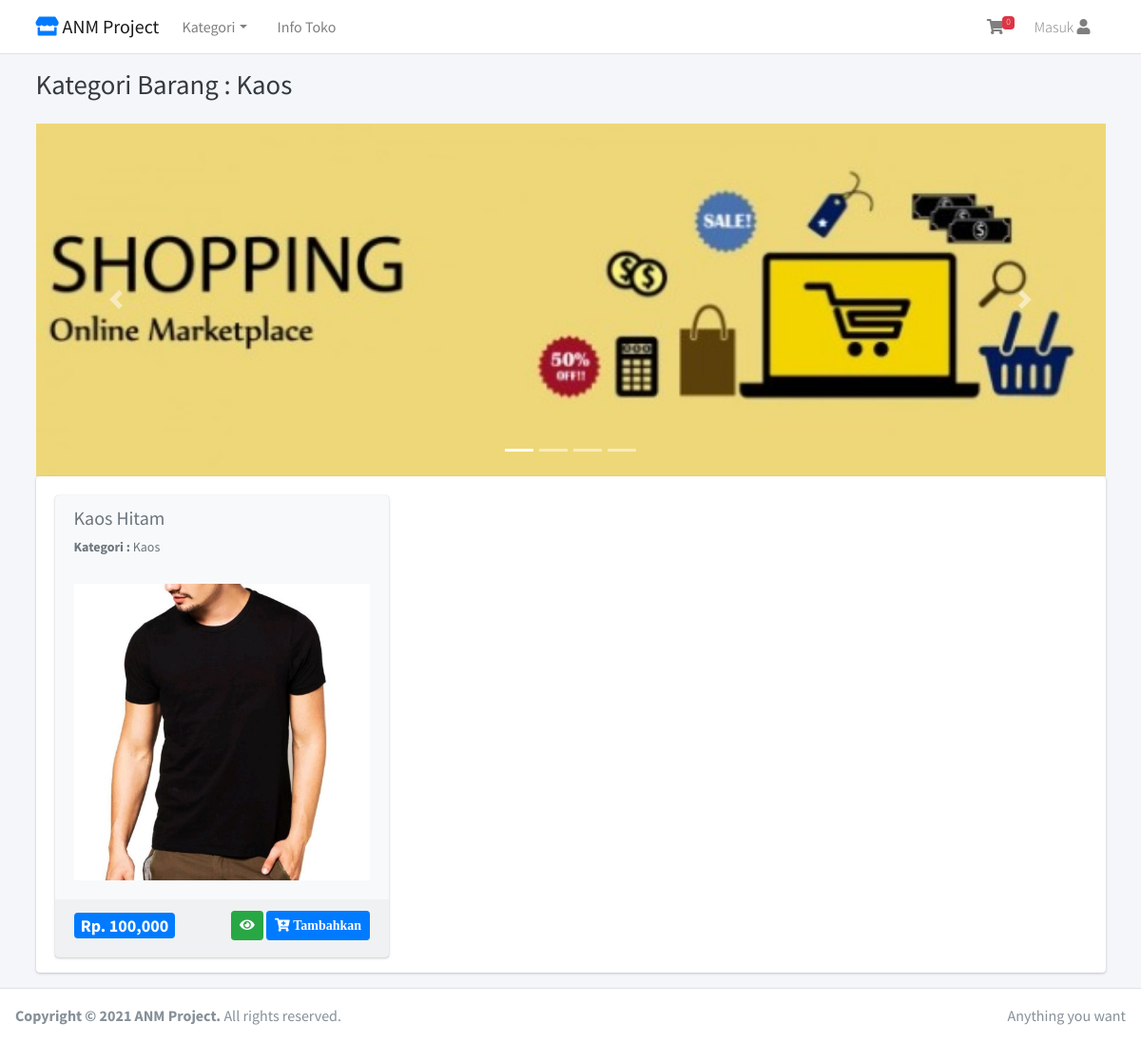
The page /home/kategori/11 on the database its author committed.
### tables this page shows
CREATE TABLE IF NOT EXISTS `tbl_barang` (
  `id_barang` int(11) NOT NULL AUTO_INCREMENT,
  `nama_barang` varchar(255) DEFAULT NULL,
  `id_kategori` int(11) DEFAULT NULL,
  `harga` int(11) DEFAULT NULL,
  `deskripsi` mediumtext,
  `gambar` text,
  `berat` int(11) NOT NULL,
  PRIMARY KEY (`id_barang`) USING BTREE
);

CREATE TABLE IF NOT EXISTS `tbl_kategori` (
  `id_kategori` int(11) NOT NULL AUTO_INCREMENT,
  `nama_kategori` varchar(50) DEFAULT NULL,
  PRIMARY KEY (`id_kategori`) USING BTREE
);

### application/views/layout/v_wrapper_frontend.php (called while the page is built)
<?php
require_once('v_head.php');
require_once('v_header_frontend.php');
require_once('v_nav_frontend.php');
require_once('v_content.php');
require_once('v_footer_frontend.php');

### application/controllers/Home.php (called while the page is built, shortened)
<?php
class Home extends CI_Controller
{
	public function __construct()
	{
		$this->load->model('m_home');
	}
	public function kategori($id_kategori)
	{
		$kategori = $this->m_home->kategori($id_kategori);
		$data = array(
			'title' => 'Kategori Barang : ' . $kategori->nama_kategori,
			'barang' => $this->m_home->get_all_data_barang($id_kategori),
			'isi' => 'v_kategori_barang',
		);
		$this->load->view('layout/v_wrapper_frontend', $data, FALSE);
	}
}

### index.php (called while the page is built, shortened)
<?php
require_once BASEPATH.'core/CodeIgniter.php';

### application/views/layout/v_content.php (called while the page is built)
<?php
if ($isi) {
	$this->load->view($isi);
}

### application/models/M_home.php (called while the page is built, shortened)
<?php
class M_home extends CI_Model
{
	public function get_all_data_kategori()
	{
		$this->db->select('*');
		$this->db->from('tbl_kategori');
		$this->db->order_by('id_kategori', 'desc');
		return $this->db->get()->result();
	}
	public function kategori($id_kategori)
	{
		$this->db->select('*');
		$this->db->from('tbl_kategori');
		$this->db->where('id_kategori', $id_kategori);
		return $this->db->get()->row();
	}
	public function get_all_data_barang($id_kategori)
	{
		$this->db->select('*');
		$this->db->from('tbl_barang');
		$this->db->join('tbl_kategori', 'tbl_kategori.id_kategori = tbl_barang.id_kategori', 'left');
		$this->db->where('tbl_barang.id_kategori', $id_kategori);
		return $this->db->get()->result();
	}
}

### application/views/layout/v_nav_frontend.php (the view, shortened to what this page needs)
<nav class="main-header navbar navbar-expand-md navbar-light navbar-white">
	<div class="container">
		<a href="<?= base_url() ?>" class="navbar-brand">
			<i class="fas fa-store text-primary"></i>
			<span class="brand-text font-weight-light"><b> ANM Project</b></span>
		</a>
		<div class="collapse navbar-collapse order-3" id="navbarCollapse">
			<ul class="navbar-nav">
				<li class="nav-item dropdown">
					<a id="dropdownSubMenu1" href="#" data-toggle="dropdown" aria-haspopup="true" aria-expanded="false" class="nav-link dropdown-toggle">Kategori</a>
				</li>
				<li class="nav-item">
					<a href="<?= base_url('home/infotoko') ?>" class="nav-link">Info Toko</a>
				</li>
			</ul>
		</div>
		<ul class="order-1 order-md-3 navbar-nav navbar-no-expand ml-auto">
			<?php
			$jml_item = 0;
			?>
			<li class="nav-item dropdown">
				<a class="nav-link" data-toggle="dropdown" href="#">
					<i class="fas fa-shopping-cart"></i>
					<span class="badge badge-danger navbar-badge"><?= $jml_item ?></span>
				</a>
			</li>
				<li class="nav-item">
				<?php if ($this->session->userdata('email') == "") { ?>
					<a class="nav-link" href="<?= base_url('pelanggan/login') ?>">
						<span class="brand-text font-weight-light">Masuk</span>
						<i class="fas fa-user"></i>
					</a>
				<?php } ?>
			</li>
		</ul>
	</div>
</nav>
<div class="content-wrapper">
	<div class="content-header">
		<div class="container">
			<div class="row mb-2">
				<div class="col-sm-6">
					<h1 class="m-0 text-dark"> <?= $title ?></h1>
				</div>
				<div class="col-sm-6">
				</div>
			</div>
		</div>
	</div>
	<div class="content">
		<div class="container">

### application/views/v_kategori_barang.php (shortened to what this page needs)
<div id="carouselExampleIndicators" class="carousel slide" data-ride="carousel">
	<ol class="carousel-indicators">
		<li data-target="#carouselExampleIndicators" data-slide-to="0" class="active"></li>
		<li data-target="#carouselExampleIndicators" data-slide-to="1"></li>
		<li data-target="#carouselExampleIndicators" data-slide-to="2"></li>
		<li data-target="#carouselExampleIndicators" data-slide-to="3"></li>
	</ol>
	<div class="carousel-inner">
		<div class="carousel-item active">
			<img class="d-block w-100" src="<?= base_url() ?>assets/slider/slide1.jpg">
		</div>
	</div>
	<a class="carousel-control-prev" href="#carouselExampleIndicators" role="button" data-slide="prev">
		<span class="carousel-control-prev-icon" aria-hidden="true"></span>
	</a>
	<a class="carousel-control-next" href="#carouselExampleIndicators" role="button" data-slide="next">
		<span class="carousel-control-next-icon" aria-hidden="true"></span>
	</a>
</div>
<div class="card card-solid">
	<div class="card-body pb-0">
		<div class="row d-flex align-items-stretch">
			<?php foreach ($barang as $key => $value) { ?>
				<div class="col-sm-4 d-flex align-items-stretch">
					<div class="card bg-light">
						<div class="card-header text-muted border-bottom-0">
							<h2 class="lead"><b><?= $value->nama_barang ?></b></h2>
							<p class="text-muted text-sm"><b>Kategori : </b><?= $value->nama_kategori ?></p>
						</div>
						<div class="card-body pt-0">
							<div class="row">
								<div class="col-12 text-center">
									<img src="<?= base_url('assets/gambar/' . $value->gambar) ?>" alt="" class="img-fluid" width="500px">
								</div>
							</div>
						</div>
						<div class="card-footer">
							<div class="row">
								<div class="col-sm-6">
									<div class="text-left">
										<h4><span class="badge bg-primary">Rp. <?= number_format($value->harga, 0) ?></span></h4>
									</div>
								</div>
								<div class="col-sm-6">
									<div class="text-right">
									<a href="<?= base_url('home/detail_barang/' . $value->id_barang)  ?>" class="btn btn-sm btn-success">
											<i class="fas fa-eye"></i>
										</a>
										<button type="submit" class="btn btn-sm btn-primary swalDefaultSuccess">
											<i class="fas fa-cart-plus"> Tambahkan</i>
										</button>
									</div>
								</div>
							</div>
						</div>
					</div>
				</div>
			<?php } ?>
		</div>
	</div>
</div>

### rows shown on the page
tbl_barang: nama_barang "Kaos Hitam", id_kategori.nama_kategori "Kaos", gambar (picture), harga "100,000"

### other values the page prints
$jml_item "0"
$title "Kategori Barang : Kaos"
